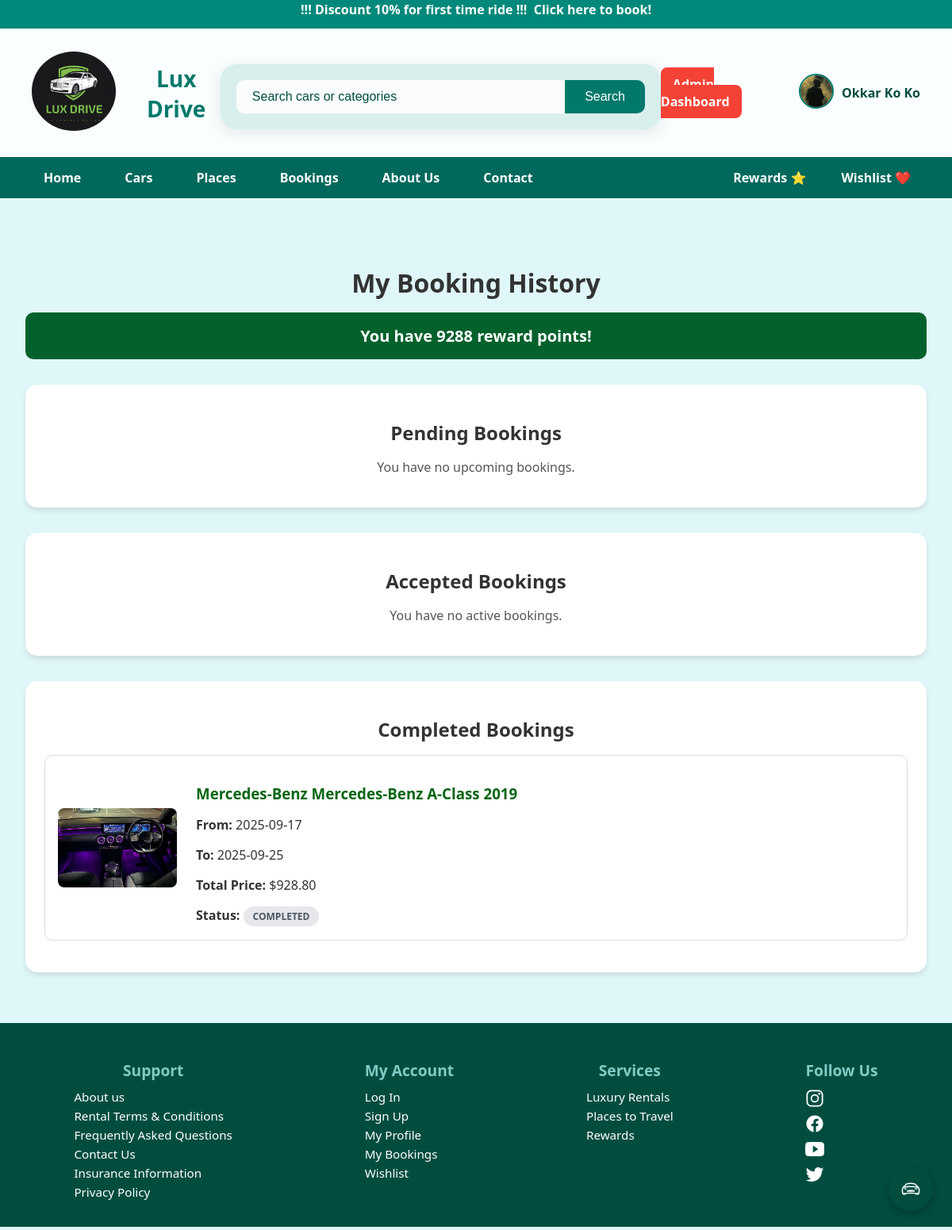
The page /booking_history.php (signed in) on the database its author committed.
### tables this page shows
CREATE TABLE `logo` (
  `name` varchar(255) NOT NULL,
  `image` varchar(255) NOT NULL
);

CREATE TABLE `bookings` (
  `id` int(11) NOT NULL,
  `user_id` int(11) DEFAULT NULL,
  `car_id` int(11) DEFAULT NULL,
  `start_date` date DEFAULT NULL,
  `end_date` date DEFAULT NULL,
  `total_price` decimal(10,2) DEFAULT NULL,
  `discount_applied` tinyint(1) NOT NULL DEFAULT 0,
  `coupon_id` int(11) DEFAULT NULL,
  `status` enum('pending','confirmed','cancelled','completed') DEFAULT 'pending',
  `created_at` timestamp NOT NULL DEFAULT current_timestamp(),
  `pickup_address` varchar(255) NOT NULL,
  `pickup_lat` decimal(10,8) DEFAULT NULL,
  `pickup_lon` decimal(11,8) DEFAULT NULL,
  `dropoff_lat` decimal(10,8) DEFAULT NULL,
  `dropoff_lon` decimal(11,8) DEFAULT NULL
);

CREATE TABLE `cars` (
  `id` int(11) NOT NULL,
  `name` varchar(100) NOT NULL,
  `brand` varchar(50) DEFAULT NULL,
  `category_id` int(11) DEFAULT NULL,
  `company_id` int(11) DEFAULT NULL,
  `seats` int(11) DEFAULT NULL,
  `price_per_day` decimal(10,2) DEFAULT NULL,
  `availability_status` enum('available','booked','maintenance') DEFAULT 'available',
  `image` varchar(255) DEFAULT NULL,
  `description` text DEFAULT NULL,
  `fuel_type` enum('petrol','diesel','electric','hybrid') NOT NULL DEFAULT 'petrol'
);

### booking_history.php (the view, shortened to what this page needs)
<?php
require_once 'dbconnect.php';
$user_id = $_SESSION['user_id'];
$points_query = $pdo->prepare("SELECT SUM(points) FROM rewards WHERE user_id = ?");
$points_query->execute([$user_id]);
$reward_points = $points_query->fetchColumn() ?: 0;
$bookings_query = "
    SELECT
        b.id AS booking_id, b.start_date, b.end_date, b.total_price, b.status,
        c.name AS car_name, c.brand, c.price_per_day,
        ci.image
    FROM bookings b
    JOIN cars c ON b.car_id = c.id
    LEFT JOIN (
        SELECT car_id, image
        FROM car_images
        GROUP BY car_id
    ) ci ON c.id = ci.car_id
    WHERE b.user_id = ?
    ORDER BY b.start_date DESC
";
$bookings_stmt = $pdo->prepare($bookings_query);
$bookings_stmt->execute([$user_id]);
$all_bookings = $bookings_stmt->fetchAll(PDO::FETCH_ASSOC);
$pending_bookings = [];
$accepted_bookings = [];
$completed_bookings = [];
foreach ($all_bookings as $booking) {
    switch ($booking['status']) {
        case 'completed':
            $completed_bookings[] = $booking;
            break;
    }
}
?>
<!DOCTYPE html>
<html lang="en">
<head>
</head>
<body>
    <?php require_once 'header.php'; ?>
    <div class="container mt-8">
        <h1>My Booking History</h1>
        <div class="reward-points-card">
            You have <strong><?= htmlspecialchars($reward_points); ?></strong> reward points!
        </div>
        <?php if (!$user_id): ?>
            <div class="text-center text-gray">Please log in to view your booking history.</div>
        <?php elseif (empty($all_bookings)): ?>
            <div class="text-center text-gray">You have no bookings yet. Start by renting a car!</div>
        <?php else: ?>
            <div class="booking-section">
                <h2>Pending Bookings</h2>
                <?php if (empty($pending_bookings)): ?>
                    <p class="text-gray text-center">You have no upcoming bookings.</p>
                <?php endif; ?>
            </div>
            <div class="booking-section">
                <h2>Accepted Bookings</h2>
                <?php if (empty($accepted_bookings)): ?>
                    <p class="text-gray text-center">You have no active bookings.</p>
                <?php endif; ?>
            </div>
            <div class="booking-section">
                <h2>Completed Bookings</h2>
                <?php if (empty($completed_bookings)): ?>
                    <p class="text-gray text-center">You have no completed bookings.</p>
                <?php else: ?>
                    <?php foreach ($completed_bookings as $booking): ?>
                        <div class="booking-card">
                            <img src="uploads/car_images/<?= htmlspecialchars($booking['image'] ?? 'default.jpg'); ?>" alt="<?= htmlspecialchars($booking['brand'] . ' ' . $booking['car_name']); ?>">
                            <div class="booking-details">
                                <h3><?= htmlspecialchars($booking['brand'] . ' ' . $booking['car_name']); ?></h3>
                                <p><strong>From:</strong> <?= htmlspecialchars($booking['start_date']); ?></p>
                                <p><strong>To:</strong> <?= htmlspecialchars($booking['end_date']); ?></p>
                                <p><strong>Total Price:</strong> $<?= htmlspecialchars(number_format($booking['total_price'], 2)); ?></p>
                                <p><strong>Status:</strong> <span class="status-badge status-completed">Completed</span></p>
                            </div>
                        </div>
                    <?php endforeach; ?>
                <?php endif; ?>
            </div>
        <?php endif; ?>
    </div>
    <?php require_once 'footer.php'; ?>
</body>
</html>

### header.php (shortened to what this page needs)
<?php
require_once 'dbconnect.php';
$logo_name = 'Lux Drive';
$logo_image = '';
try {
    $stmt_logo = $pdo->prepare("SELECT name, image FROM logo LIMIT 1");
    $stmt_logo->execute();
    $db_logo = $stmt_logo->fetch(PDO::FETCH_ASSOC);
    if ($db_logo) {
        $logo_name = htmlspecialchars($db_logo['name']);
        $logo_image = htmlspecialchars($db_logo['image']);
    }
} catch (PDOException $e) {
    error_log("Database error fetching logo: " . $e->getMessage());
}
?>
<!DOCTYPE html>
<html lang="en">
<head>
    <link rel="stylesheet" href="css/header.css">
</head>
<body>
    <div class="fixed-top">
        <div class="discount1">
            <p style="text-align: center; padding-top: 0.4%;">
                !!! Discount 10% for first time ride !!!
                <a href="rentcars.php" style="text-decoration: none; color: white;">&nbsp;Click here to book!</a>
            </p>
        </div>
        <div class="header1">
            <div class="logo-area1">
                <a href="homepage.php" style="text-decoration: none;">
                    <img src="<?php echo $logo_image; ?>" alt="<?php echo $logo_name; ?>" class="logo-img">
                </a>
                <a href="homepage.php" style="text-decoration: none;">
                    <h1><?php echo $logo_name; ?></h1>
                </a>
            </div>
            <form action="rentcars.php" method="GET" class="search-box1">
                <input type="text" name="search_query" placeholder="Search cars or categories">
                <button type="submit">Search</button>
            </form>
            <div class="admin-btn-container1">
                <?php if (!empty($_SESSION['user_id'])): ?>
                    <?php if (isset($_SESSION['role']) && $_SESSION['role'] === 'admin'): ?>
                        <a href="admin_dashboard.php" class="btn admin-btn">Admin Dashboard</a>
                    <?php endif; ?>
            </div>
            <div class="auth-area1">
                <div class="user-profile-container">
                    <a href="user_profile.php" title="My Profile">
                        <?php if (!empty($_SESSION['profile_picture'])): ?>
                            <img src="<?php echo htmlspecialchars($_SESSION['profile_picture']); ?>" alt="Profile" class="profile-pic">
                        <?php else: ?>
                            <ion-icon name="person-circle-outline" class="profile-icon"></ion-icon>
                        <?php endif; ?>
                    </a>
                    <?php if (!empty($_SESSION['user_name'])): ?>
                        <span class="user-name"><?php echo htmlspecialchars($_SESSION['user_name']); ?></span>
                    <?php endif; ?>
                </div>
            <?php else: ?>
                <a href="login.php" class="login-btn">Login</a>
                <a href="signup.php" class="Signup-btn">Sign Up</a>
            <?php endif; ?>
            </div>
        </div>
        <nav>
            <ul>
                <li><a href="homepage.php">Home</a></li>
                <li><a href="rentcars.php">Cars</a>
                </li>
                <li class="places-dropdown-parent">Places
                </li>
                <li><a href="booking_history.php">Bookings</a></li>
                <li><a href="about_us.php">About Us</a></li>
                <li><a href="contact.php">Contact</a></li>
            </ul>
            <div class="nav-right">
                <a href="rewards.php" title="Rewards">Rewards ⭐</a>
                <a href="wishlist.php" title="Wishlist">Wishlist ❤️</a>
            </div>
        </nav>
    </div>
</body>
</html>

### css/header.css (style rules this page uses)
body { margin: 0; font-family: "Segoe UI", sans-serif; background: #e0f7fa; }
.discount1 { background-color: #00897b; color: #fff; font-weight: bold; height: 30px; padding-bottom: 10px; margin-top: -20px; }
.header1 { display: flex; justify-content: space-between; align-items: center; padding: 15px 40px; background: rgba(255, 255, 255, 0.85); backdrop-filter: blur(5px); }
.logo-area1 { display: flex; align-items: center; cursor: pointer; border-radius: 50%; }
.logo-area1 img { height: 100px; margin-right: 10px; border-radius: 50%; border: #00bfa5; }
.logo-area1 h1 { font-size: 28px; color: #00796b; margin-left: 10px; }
.search-box1 { width: 50%; margin: 30px auto 20px auto; display: flex; justify-content: center; align-items: center; backdrop-filter: blur(10px); background: rgba(0, 150, 136, 0.15); padding: 20px; border-radius: 20px; box-shadow: 0 4px 20px rgba(0, 0, 0, 0.1); }
.search-box1 input { flex: 1; padding: 12px 20px; font-size: 16px; border: none; border-radius: 10px 0 0 10px; outline: none; background: rgba(255, 255, 255, 0.9); color: #00796b; }
.search-box1 input::placeholder { color: #004d40; }
.search-box1 button { padding: 12px 25px; font-size: 16px; border: none; border-radius: 0 10px 10px 0; background-color: #00796b; color: white; cursor: pointer; transition: background 0.3s ease; }
.admin-btn-container1 { position: relative; margin-right: 15px; }
.admin-btn { background-color: #f44336; color: white; font-weight: bold; padding: 10px 15px; border-radius: 8px; text-decoration: none; transition: background-color 0.3s; }
.user-profile-container { display: flex; align-items: center; gap: 10px; cursor: pointer; }
.profile-pic { width: 40px; height: 40px; border-radius: 50%; object-fit: cover; border: 2px solid #00796b; transition: transform 0.3s ease; }
.user-name { font-size: 16px; font-weight: bold; color: #004d40; white-space: nowrap; max-width: 120px; overflow: hidden; text-overflow: ellipsis; }
nav { background: #00695c; display: flex; justify-content: space-between; align-items: center; padding: 0 40px; position: relative; }
nav ul { list-style: none; padding: 0; margin: 0; display: flex; gap: 25px; }
nav li { position: relative; padding: 15px 15px; color: white; cursor: pointer; font-weight: 600; }
nav li a { text-decoration: none; color: white; }
.nav-right { display: flex; align-items: center; gap: 20px; }
.nav-right a, .nav-right button { color: white; background: transparent; border: none; cursor: pointer; font-weight: 600; text-decoration: none; position: relative; display: flex; align-items: center; gap: 8px; font-size: 16px; padding: 8px 12px; border-radius: 6px; transition: background 0.3s ease; }

### css/footer.css (style rules this page uses)
body { margin: 0; font-family: "Segoe UI", sans-serif; background: #e0f7fa; }

### booking_history.php (style rules this page uses)
body { font-family: 'Inter', sans-serif; background-color: #f3f4f6; color: #333; }
.container { max-width: 1200px; margin: 0 auto; padding: 2rem; }
h1, h2 { text-align: center; margin-bottom: 1rem; }
.reward-points-card { background-color: #03612cff; color: #fff; font-weight: 600; font-size: 1.25rem; text-align: center; padding: 1rem; border-radius: 10px; margin-bottom: 2rem; }
.booking-section { background-color: #fff; padding: 1.5rem; border-radius: 15px; box-shadow: 0 4px 6px rgba(0, 0, 0, 0.1); margin-bottom: 2rem; }
.booking-card { display: flex; align-items: center; background-color: #fff; border: 1px solid #ddd; border-radius: 10px; padding: 1rem; margin-bottom: 1rem; }
.booking-card img { width: 150px; height: 100px; object-fit: cover; border-radius: 8px; margin-right: 1.5rem; }
.booking-details { flex-grow: 1; }
.booking-details h3 { color: #066614; margin-bottom: 0.5rem; }
.booking-details p { margin-bottom: 0.25rem; }
.status-badge { font-weight: bold; text-transform: uppercase; padding: 0.25rem 0.75rem; border-radius: 9999px; font-size: 0.75rem; }
.status-completed { background-color: #e5e7eb; color: #4b5563; }
.text-center { text-align: center; }
.text-gray { color: #555; }
.mt-8 { margin-top: 2rem; }

### rows shown on the page
logo: image (picture), name "Lux Drive"
bookings: car.name "Mercedes-Benz Mercedes-Benz A-Class 2019", start_date "2025-09-17", end_date "2025-09-25", total_price "928.80"

### other values the page prints
$_SESSION['user_name'] "Okkar Ko Ko"
$reward_points "9288"
